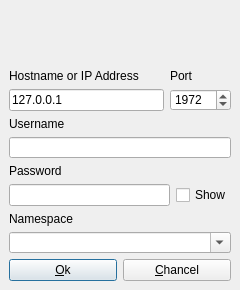
<?xml version="1.0" encoding="UTF-8"?>
<ui version="4.0">
 <class>CacheConnectionDialog</class>
 <widget class="QDialog" name="CacheConnectionDialog">
  <property name="geometry">
   <rect>
    <x>0</x>
    <y>0</y>
    <width>240</width>
    <height>290</height>
   </rect>
  </property>
  <property name="minimumSize">
   <size>
    <width>240</width>
    <height>290</height>
   </size>
  </property>
  <property name="maximumSize">
   <size>
    <width>240</width>
    <height>290</height>
   </size>
  </property>
  <property name="windowTitle">
   <string>Caché Connection</string>
  </property>
  <property name="windowIcon">
   <iconset resource="resources.qrc">
    <normaloff>:/CacheConnectionDialog/img/windowicon.png</normaloff>:/CacheConnectionDialog/img/windowicon.png</iconset>
  </property>
  <layout class="QVBoxLayout" name="verticalLayout_6">
   <property name="spacing">
    <number>0</number>
   </property>
   <property name="leftMargin">
    <number>0</number>
   </property>
   <property name="topMargin">
    <number>0</number>
   </property>
   <property name="rightMargin">
    <number>0</number>
   </property>
   <property name="bottomMargin">
    <number>0</number>
   </property>
   <item>
    <widget class="QLabel" name="labelLogo">
     <property name="minimumSize">
      <size>
       <width>240</width>
       <height>60</height>
      </size>
     </property>
     <property name="maximumSize">
      <size>
       <width>240</width>
       <height>60</height>
      </size>
     </property>
     <property name="frameShape">
      <enum>QFrame::NoFrame</enum>
     </property>
     <property name="text">
      <string/>
     </property>
     <property name="pixmap">
      <pixmap resource="resources.qrc">:/CacheConnectionDialog/img/CacheConnectionDialogLogo.png</pixmap>
     </property>
     <property name="alignment">
      <set>Qt::AlignCenter</set>
     </property>
     <property name="margin">
      <number>1</number>
     </property>
    </widget>
   </item>
   <item>
    <widget class="QFrame" name="frame">
     <layout class="QVBoxLayout" name="verticalLayout_7">
      <item>
       <layout class="QHBoxLayout" name="horizontalLayout">
        <item>
         <layout class="QVBoxLayout" name="verticalLayout">
          <item>
           <widget class="QLabel" name="labelAddress">
            <property name="text">
             <string>Hostname or IP Address</string>
            </property>
            <property name="buddy">
             <cstring>address</cstring>
            </property>
           </widget>
          </item>
          <item>
           <widget class="QLineEdit" name="address">
            <property name="text">
             <string>127.0.0.1</string>
            </property>
           </widget>
          </item>
         </layout>
        </item>
        <item>
         <layout class="QVBoxLayout" name="verticalLayout_2">
          <item>
           <widget class="QLabel" name="labelPort">
            <property name="text">
             <string>Port</string>
            </property>
            <property name="buddy">
             <cstring>port</cstring>
            </property>
           </widget>
          </item>
          <item>
           <widget class="QSpinBox" name="port">
            <property name="maximum">
             <number>65535</number>
            </property>
            <property name="value">
             <number>1972</number>
            </property>
           </widget>
          </item>
         </layout>
        </item>
       </layout>
      </item>
      <item>
       <layout class="QVBoxLayout" name="verticalLayout_5">
        <item>
         <widget class="QLabel" name="labelUsername">
          <property name="text">
           <string>Username</string>
          </property>
          <property name="buddy">
           <cstring>username</cstring>
          </property>
         </widget>
        </item>
        <item>
         <widget class="QLineEdit" name="username"/>
        </item>
       </layout>
      </item>
      <item>
       <layout class="QVBoxLayout" name="verticalLayout_4">
        <item>
         <widget class="QLabel" name="labelPassword">
          <property name="text">
           <string>Password</string>
          </property>
          <property name="buddy">
           <cstring>password</cstring>
          </property>
         </widget>
        </item>
        <item>
         <layout class="QHBoxLayout" name="horizontalLayout_2">
          <item>
           <widget class="QLineEdit" name="password">
            <property name="echoMode">
             <enum>QLineEdit::Password</enum>
            </property>
           </widget>
          </item>
          <item>
           <widget class="QCheckBox" name="showPassword">
            <property name="text">
             <string>Show</string>
            </property>
           </widget>
          </item>
         </layout>
        </item>
       </layout>
      </item>
      <item>
       <layout class="QVBoxLayout" name="verticalLayout_3">
        <item>
         <widget class="QLabel" name="labelUCI">
          <property name="text">
           <string>Namespace</string>
          </property>
          <property name="buddy">
           <cstring>uci</cstring>
          </property>
         </widget>
        </item>
        <item>
         <widget class="QComboBox" name="uci">
          <property name="editable">
           <bool>true</bool>
          </property>
         </widget>
        </item>
       </layout>
      </item>
      <item>
       <spacer name="verticalSpacer">
        <property name="orientation">
         <enum>Qt::Vertical</enum>
        </property>
        <property name="sizeHint" stdset="0">
         <size>
          <width>20</width>
          <height>13</height>
         </size>
        </property>
       </spacer>
      </item>
      <item>
       <layout class="QHBoxLayout" name="horizontalLayout_3">
        <item>
         <widget class="QPushButton" name="ok">
          <property name="text">
           <string>&amp;Ok</string>
          </property>
         </widget>
        </item>
        <item>
         <widget class="QPushButton" name="chancel">
          <property name="text">
           <string>&amp;Chancel</string>
          </property>
         </widget>
        </item>
       </layout>
      </item>
     </layout>
    </widget>
   </item>
  </layout>
 </widget>
 <resources>
  <include location="resources.qrc"/>
 </resources>
 <connections>
  <connection>
   <sender>chancel</sender>
   <signal>pressed()</signal>
   <receiver>CacheConnectionDialog</receiver>
   <slot>reject()</slot>
   <hints>
    <hint type="sourcelabel">
     <x>201</x>
     <y>272</y>
    </hint>
    <hint type="destinationlabel">
     <x>241</x>
     <y>285</y>
    </hint>
   </hints>
  </connection>
  <connection>
   <sender>ok</sender>
   <signal>pressed()</signal>
   <receiver>CacheConnectionDialog</receiver>
   <slot>accept()</slot>
   <hints>
    <hint type="sourcelabel">
     <x>137</x>
     <y>270</y>
    </hint>
    <hint type="destinationlabel">
     <x>161</x>
     <y>310</y>
    </hint>
   </hints>
  </connection>
 </connections>
</ui>
